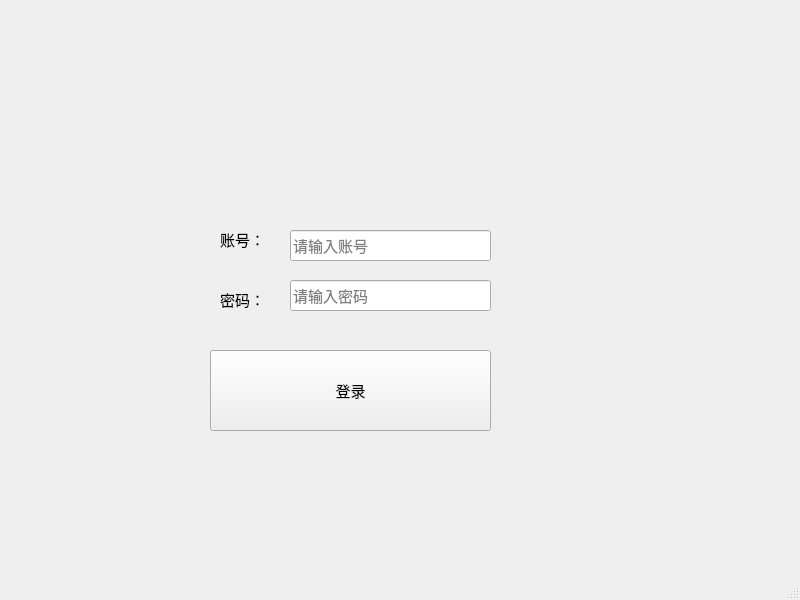
<?xml version="1.0" encoding="UTF-8"?>
<ui version="4.0">
 <class>MainWindow</class>
 <widget class="QMainWindow" name="MainWindow">
  <property name="geometry">
   <rect>
    <x>0</x>
    <y>0</y>
    <width>800</width>
    <height>600</height>
   </rect>
  </property>
  <property name="font">
   <font>
    <pointsize>11</pointsize>
    <weight>50</weight>
    <bold>false</bold>
   </font>
  </property>
  <property name="windowTitle">
   <string>爬虫小工具</string>
  </property>
  <property name="windowIcon">
   <iconset resource="images/ico.qrc">
    <normaloff>:/ico/hjl01.ico</normaloff>:/ico/hjl01.ico</iconset>
  </property>
  <widget class="QWidget" name="centralwidget">
   <widget class="QPushButton" name="pushButton">
    <property name="geometry">
     <rect>
      <x>210</x>
      <y>350</y>
      <width>281</width>
      <height>81</height>
     </rect>
    </property>
    <property name="text">
     <string>登录</string>
    </property>
   </widget>
   <widget class="QLineEdit" name="lineEdit">
    <property name="geometry">
     <rect>
      <x>290</x>
      <y>230</y>
      <width>201</width>
      <height>31</height>
     </rect>
    </property>
    <property name="placeholderText">
     <string>请输入账号</string>
    </property>
   </widget>
   <widget class="QLineEdit" name="lineEdit_2">
    <property name="geometry">
     <rect>
      <x>290</x>
      <y>280</y>
      <width>201</width>
      <height>31</height>
     </rect>
    </property>
    <property name="echoMode">
     <enum>QLineEdit::Password</enum>
    </property>
    <property name="placeholderText">
     <string>请输入密码</string>
    </property>
   </widget>
   <widget class="QLabel" name="label">
    <property name="geometry">
     <rect>
      <x>220</x>
      <y>230</y>
      <width>81</width>
      <height>18</height>
     </rect>
    </property>
    <property name="text">
     <string>账号：</string>
    </property>
   </widget>
   <widget class="QLabel" name="label_2">
    <property name="geometry">
     <rect>
      <x>220</x>
      <y>290</y>
      <width>81</width>
      <height>18</height>
     </rect>
    </property>
    <property name="text">
     <string>密码：</string>
    </property>
   </widget>
   <widget class="QLabel" name="label_3">
    <property name="geometry">
     <rect>
      <x>140</x>
      <y>50</y>
      <width>471</width>
      <height>161</height>
     </rect>
    </property>
    <property name="text">
     <string/>
    </property>
    <property name="pixmap">
     <pixmap resource="images/ico.qrc">:/png/pacong001.png</pixmap>
    </property>
   </widget>
  </widget>
  <widget class="QMenuBar" name="menubar">
   <property name="geometry">
    <rect>
     <x>0</x>
     <y>0</y>
     <width>800</width>
     <height>36</height>
    </rect>
   </property>
  </widget>
  <widget class="QStatusBar" name="statusbar"/>
 </widget>
 <resources>
  <include location="images/ico.qrc"/>
 </resources>
 <connections/>
</ui>
